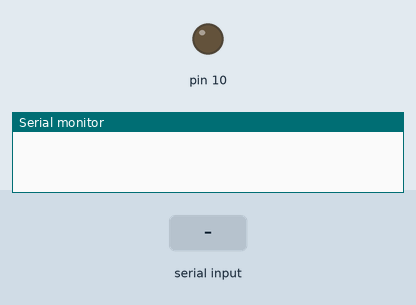
Bench run of a sketch on a simulated Arduino Uno, built with avr-gcc and run on an emulated ATmega328P. Parts: output pins drawn as LEDs (lit = HIGH), the last lines printed to the serial monitor. Inputs (shaded band) come from the test bench.

Above: at 1.2 s.
1.3 s: "90,45\n" received over Serial
At 2.5 s:
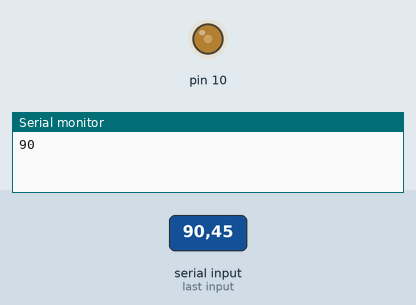
2.8 s: "30,150\n" received over Serial
At 3.9 s:
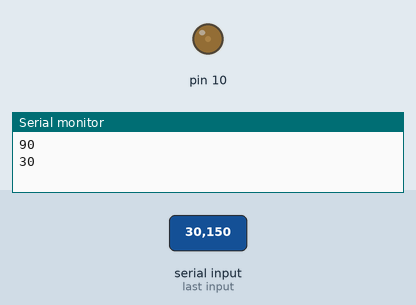
4.3 s: "200\n" received over Serial
At 4.9 s:
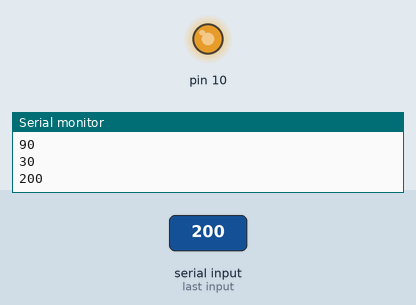
5.8 s: "90\n" received over Serial
At 7.2 s:
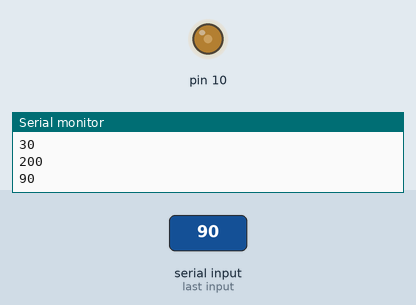
Timing chart, 0 to 8.3 s (numbered marks = the images above; inputs shaded):
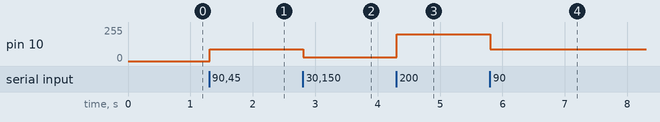

Measured:
- after the input at 1.3 s, pin 10: 0/255 → 90/255 at once
- after the input at 2.8 s, pin 10: 90/255 → 30/255 at once
- after the input at 4.3 s, pin 10: 30/255 → 200/255 at once
- after the input at 5.8 s, pin 10: 200/255 → 90/255 at once

The sketch:

pwm.ino
```cpp
#include <Arduino.h> 
void setup() {
  pinMode(10, OUTPUT);
  Serial.begin(9600);
}
void loop() {
  char c = 0;
  String s;
  do {
    if (Serial.available()) {
      c = Serial.read();
      s += c;
    }
  } while(c != '\n');
  int v = s.toInt();
  analogWrite(10, v);
  Serial.println(v);
}
```
